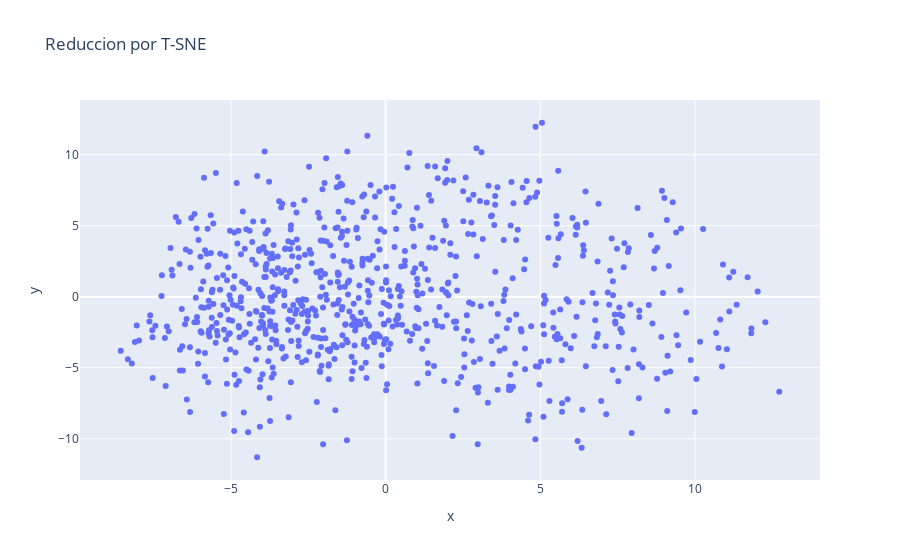

Notebook code for this chart:
### Code cell
fig = px.scatter(df, x, y, hover_name='Name', title='Reduccion por T-SNE')

fig.show()

### Figure 1 — Plotly figure (JSON) as saved in the notebook; plotly's stock layout.template omitted (floating-point values rounded to 4 significant figures; data arrays with more than 128 entries replaced by an {"elided": "..."} marker saying what was removed)
{"data": [{"hovertemplate": "<b>%{hovertext}</b><br><br>x=%{x}<br>y=%{y}<extra></extra>", "hovertext": {"elided": "780 str values"}, "legendgroup": "", "marker": {"color": "#636efa", "symbol": "circle"}, "mode": "markers", "name": "", "orientation": "v", "showlegend": false, "type": "scatter", "x": {"elided": "780 float values"}, "xaxis": "x", "y": {"elided": "780 float values"}, "yaxis": "y"}], "layout": {"legend": {"tracegroupgap": 0}, "title": {"text": "Reduccion por T-SNE"}, "xaxis": {"anchor": "y", "domain": [0, 1], "title": {"text": "x"}}, "yaxis": {"anchor": "x", "domain": [0, 1], "title": {"text": "y"}}}}
